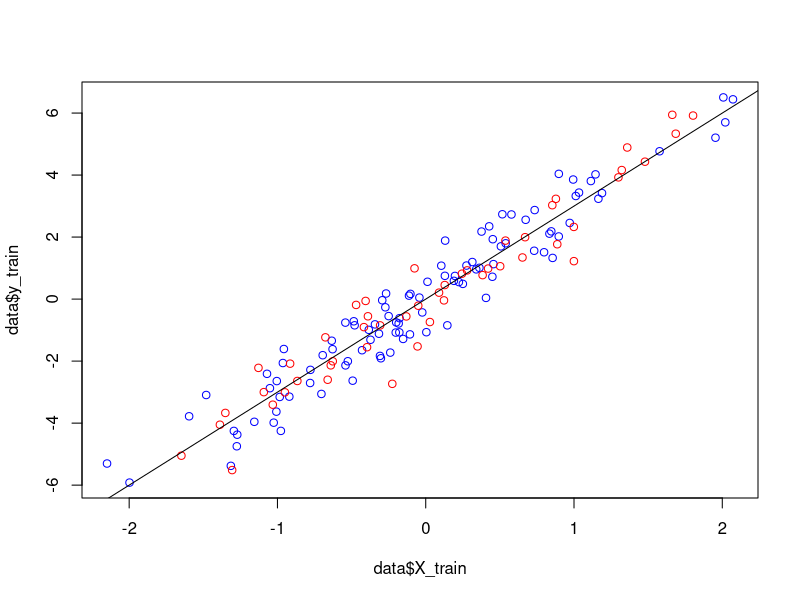
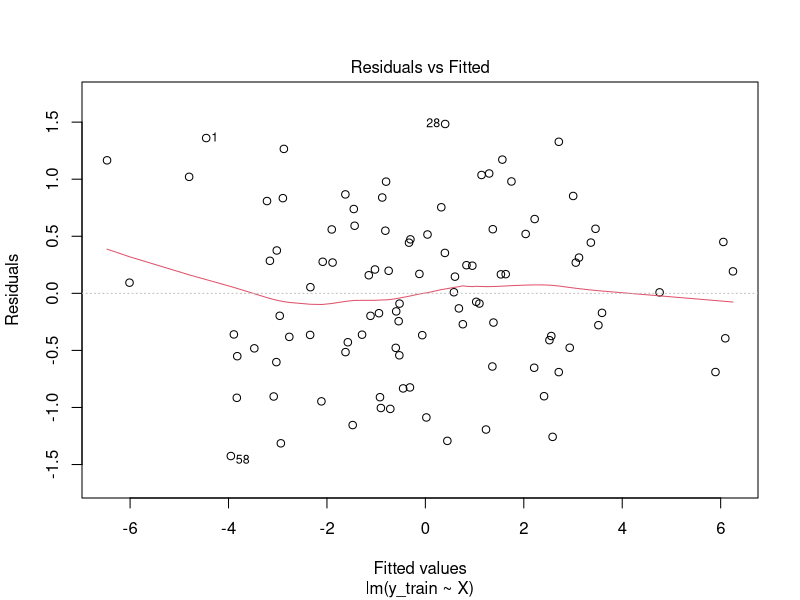
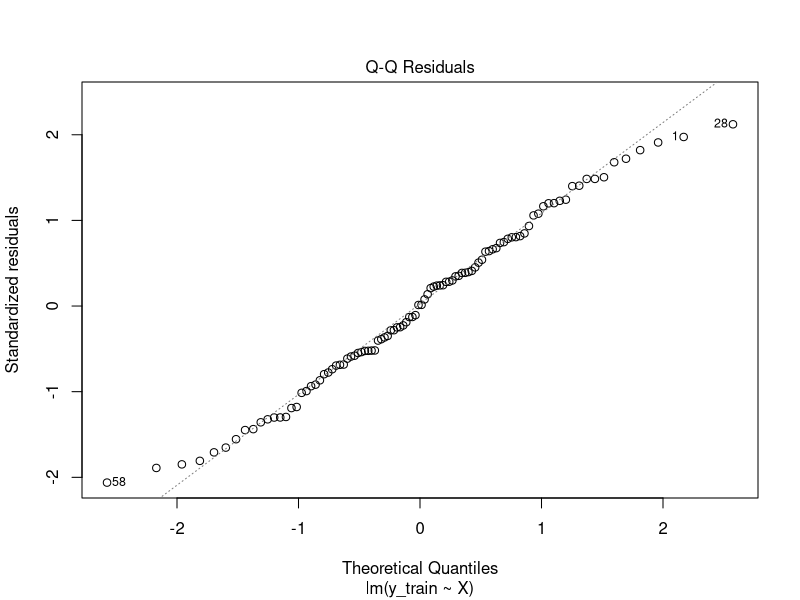
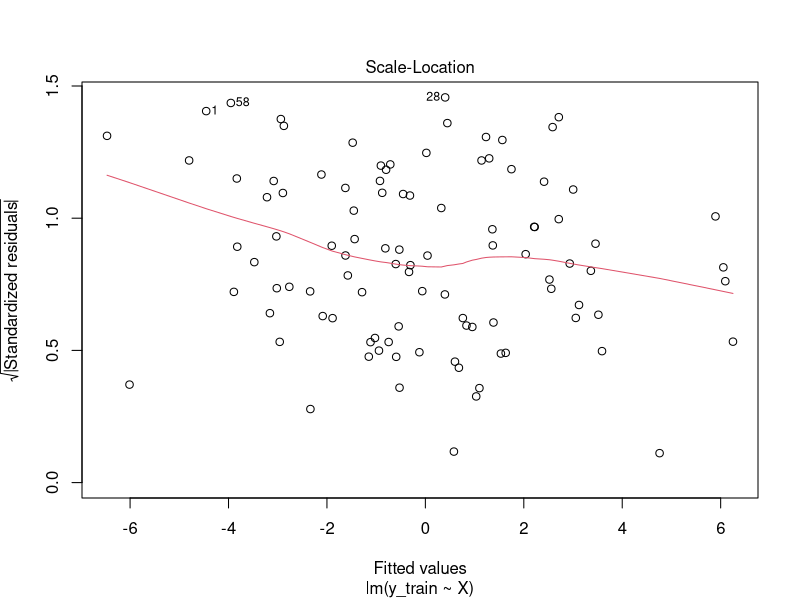
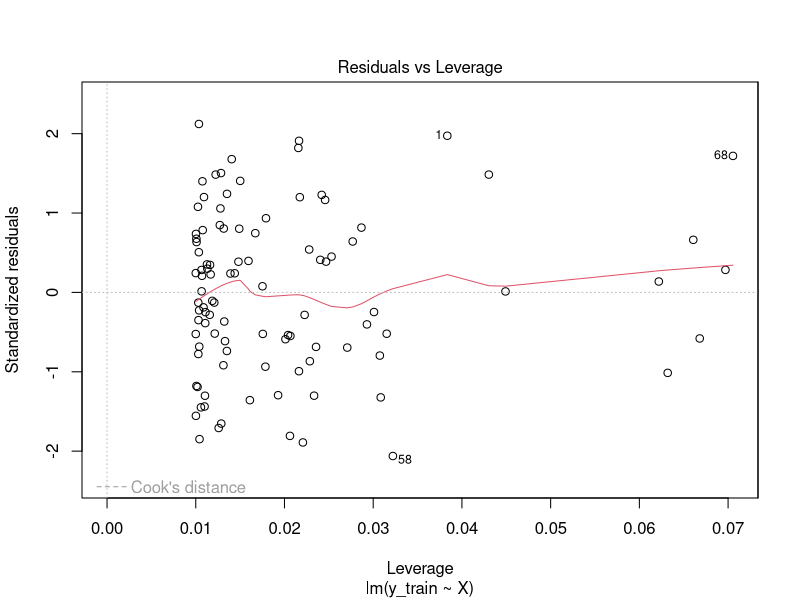
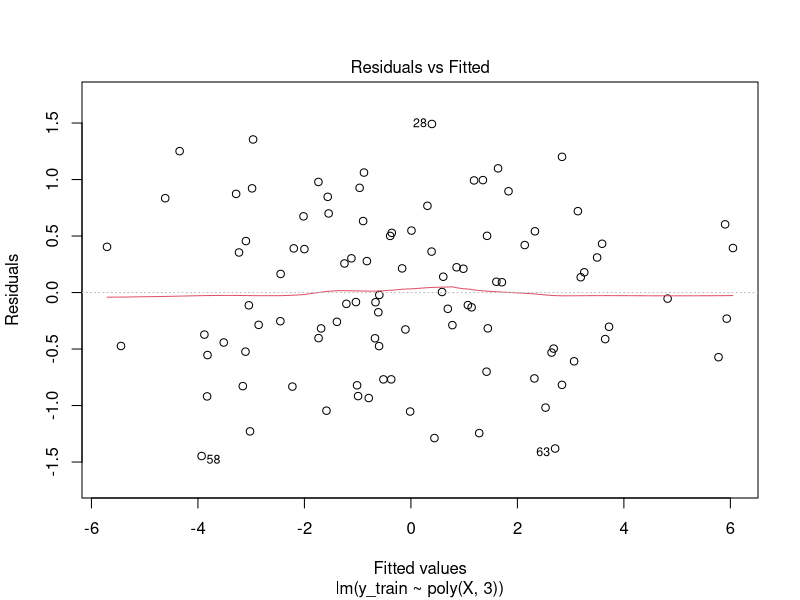
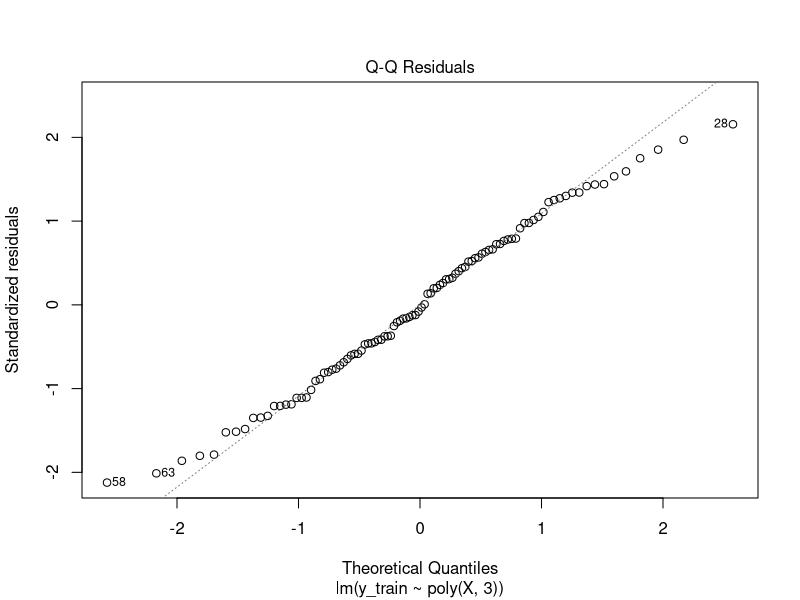
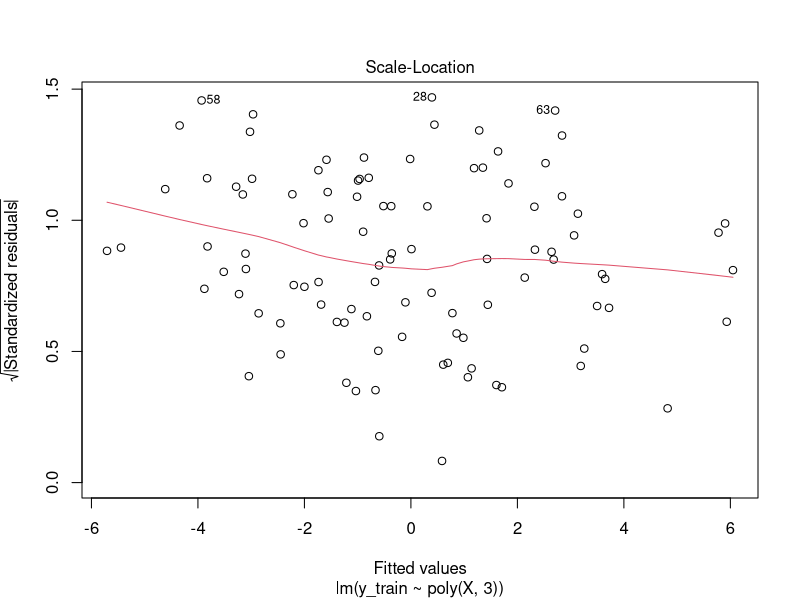

Reproduce these figures in R, in order.
## ---- chunk 1
knitr::opts_chunk$set(echo = TRUE)
## ---- chunk 2
generateLinearData = function(n, e=0.5){
    #set.seed(42)
    set.seed(12)
    X_train = rnorm(n)
    y_train = 3*X_train + rnorm(n, mean=0, sd=.7)
    
    n_test = n*e
    X_test = rnorm(n_test)
    y_test = 3*X_test + rnorm(n_test, mean=0, sd=.7)
    return(list("X_train"=X_train, "y_train"=y_train, "X_test"=X_test, "y_test"=y_test))
}

## ---- chunk 3
data = generateLinearData(100)
X_train = data$X_train
y_train = data$y_train
X_test = data$X_test
y_test = data$y_test

X=X_train
y=3*X_train

plot(data$X_train, data$y_train, col='blue')
points(data$X_test, data$y_test, col='red')
abline(0,3)
## ---- chunk 4
lm.out=lm(y_train~X)
summary(lm.out)
## ---- chunk 5
lm.out3=lm(y_train~poly(X,3))
summary(lm.out3)
## ---- chunk 6
plot(lm.out)
## ---- chunk 7
plot(lm.out3)
## ---- chunk 8
lm.train.pred = predict(lm.out, data.frame(X=(c(X_train))), interval = "confidence")
lm.train.pred3 = predict(lm.out3, data.frame(X=(c(X_train))), interval = "confidence")

square_RS_train=(lm.train.pred[,1]-y_train)^2
square_RS3_train=(lm.train.pred3[,1]-y_train)^2

plot(X_train, y_train, col='black')
points(X_train, lm.train.pred[,1], col='blue')
points(X_train, lm.train.pred3[,1], col='red')
abline(0,3)
## ---- chunk 9
lm.test.pred = predict(lm.out, data.frame(X=(c(X_test))), interval = "confidence")
lm.test.pred3 = predict(lm.out3, data.frame(X=(c(X_test))), interval = "confidence")

square_RS_test=(lm.test.pred[,1]-y_test)^2
square_RS3_test=(lm.test.pred3[,1]-y_test)^2

plot(X_test, y_test, col='black')
points(X_test, lm.test.pred[,1], col='blue')
points(X_test, lm.test.pred3[,1], col='red')
abline(0,3)
## ---- chunk 10
anova(lm.out, lm.out3)
## ---- chunk 11
print(sum(square_RS_train))
print(sum(square_RS3_train))
## ---- chunk 12
print(sum(square_RS_test))
print(sum(square_RS3_test))
